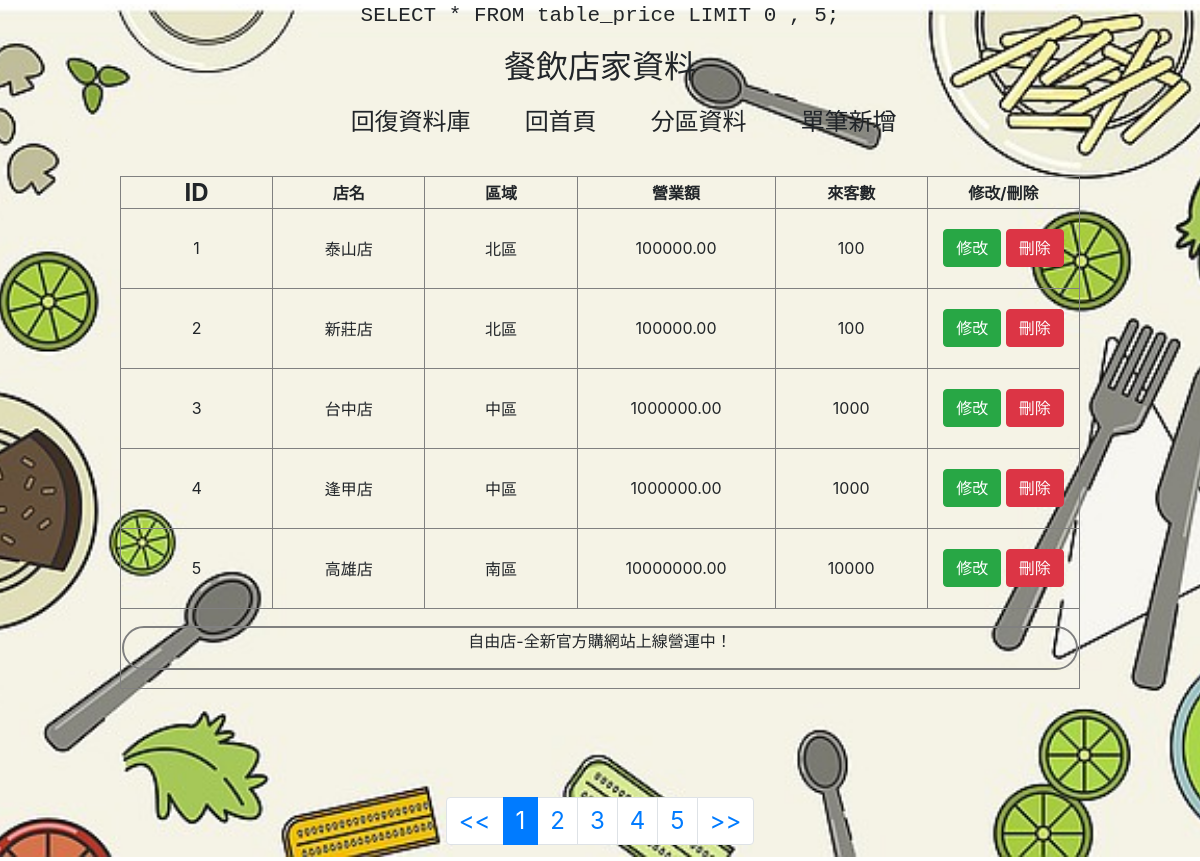
Page /pdo_db_price/index.php on the committed database.
### tables this page shows
CREATE TABLE `table_price` (
  `id` int(10) NOT NULL,
  `name` varchar(50) NOT NULL,
  `location` enum('北區','中區','南區') NOT NULL,
  `price` decimal(15,2) NOT NULL,
  `pepole` int(10) NOT NULL
);

### pdo_db_price/index.php (the view, shortened to what this page needs)
<?php
    include '../common/commonFun.php';
    include './db2.php';
    $input = $_GET;
    $pagePer = 5;
    $pageNow = 1;
    $basename = basename($_SERVER['PHP_SELF']);
    $urlVal = http_build_query($input);
    $pageString = "./$basename?$urlVal";
    $pageStart = ($pageNow - 1) * $pagePer;
    $sqlLimit = " LIMIT $pageStart , $pagePer;";
    if(empty($_GET['orderby'])){
        $orderbyChange = "asc";
    }
    $sql = "SELECT * FROM table_price";
    $sql = $sql . $sqlLimit;
    $sqlCount =  "SELECT Count(*) AS page_count FROM table_price";
    $getDataCount = $conn->prepare($sqlCount);
    $getDataCount->execute();
    $dataCount = $getDataCount->fetch(PDO::FETCH_ASSOC);
    $pageCount = $dataCount['page_count'];
    $pageCount = ceil($pageCount / $pagePer);
    dd($sql);
    $getData = $conn->prepare($sql);
    $getData->execute();
    $data = $getData->fetchAll(PDO::FETCH_ASSOC);
    if(!empty($urlVal)){
        $pageStringFirst = $pageString."&page=1";
        $pageStringEnd = $pageString."&page=$pageCount";
    }else{
        $pageStringFirst = $pageString."page=1";
        $pageStringEnd = $pageString."page=$pageCount";
    }
?>
<?php
        $strArr = [
            "自由店-全新官方購網站上線營運中！",
            "雙十連假 正常營業！",
            " 7/6-7/7官方網站系統維修通知！",
        ];
    ?>
<!DOCTYPE html>
<html lang="en">
<head>
    <link rel="stylesheet" href="https://maxcdn.bootstrapcdn.com/bootstrap/4.5.2/css/bootstrap.min.css">
</head>
<body>
    <div class="center">
        <h2>餐飲店家資料</h2>
    </div>
    <div class="center">
        <a href="./recover.php">回復資料庫</a>
        <a href="./index.php">回首頁</a>
        <a href="./sort.php">分區資料</a>
        <a href="./create.php">單筆新增</a>
    </div>
    <br>
    <table class="center" border="1px" width="80%">
        <tr>
            <th><a href="./index.php?orderby=<?= $orderbyChange?>">ID</a></th>
            <th>店名</th>
            <th>區域</th>
            <th>營業額</th>
            <th>來客數</th>
            <th>修改/刪除</th>
        </tr>
        <?php foreach ($data as $key => $value) :?>
        <tr>
            <td><?= $value['id'];?></td>
            <td><?= $value['name'];?></td>
            <td><?= $value['location'];?></td>
            <td><?= $value['price'];?></td>
            <td><?= $value['pepole'];?></td>
            <td>
                <a href="./edit.php?id=<?= $value['id'];?>" class="btn btn-success" role="button">修改</a>
                <a href="./del.php?id=<?= $value['id'];?>" class="btn btn-danger" role="button">刪除</a>
            </td>
        </tr>
        <?php endforeach;?>
        <tr>
            <td colspan="7">
                <div id="example1">
                    <p>
                        <?= $strArr[0]?>
                    </p>
                </div>
            </td>
        </tr>
    </table>
    <br><br><br>
    <div class="container">
        <ul class="pagination justify-content-center">
            <li class="page-item"><a class="page-link" href="<?= $pageStringFirst;?>">&lt;&lt;</a></li>
            <?php
                $iStart = $pageNow - 2;
                if($iStart < 2){
                    $iStart = 1;
                }
                $iEnd = $iStart + 4;
            ?>
            <?php for ($i=$iStart; $i <= $iEnd ; $i++) :?>
            <?php if($i == $pageNow):?>
                <li class="page-item active"><a class="page-link" href="./index.php?<?= "page=$i";?>"><?= $i?></a></li>
            <?php else:?>
                <li class="page-item"><a class="page-link" href="./index.php?<?= "page=$i";?>"><?= $i?></a></li>
            <?php endif;?>
            <?php endfor;?>
            <li class="page-item"><a class="page-link" href="<?= $pageStringEnd;?>">&gt;&gt;</a></li>
        </ul>
    </div>
</body>
</html>

### common/commonFun.php
<?php
function dd($variable)
{
    echo '<pre>';
    print_r($variable);
    echo '</pre>';
}

### pdo_db_price/index.php (style rules this page uses)
body { text-align: center; font-size: 24px; background: no-repeat center/130% url("../01.jpg"); }
td { height: 80px; width: 80px; text-align: center; }
.center { margin: auto; text-align: center; }
#example1 { border: 2px solid grey; border-radius: 25px; }
a { text-decoration: none; color: inherit; font-size: 24px; }
h2 { font-family: Verdana; }

### rows in the picture
table_price: id "1", name "泰山店", location "北區", price "100000.00", pepole "100"
table_price: id "2", name "新莊店", location "北區", price "100000.00", pepole "100"
table_price: id "3", name "台中店", location "中區", price "1000000.00", pepole "1000"
table_price: id "4", name "逢甲店", location "中區", price "1000000.00", pepole "1000"
table_price: id "5", name "高雄店", location "南區", price "10000000.00", pepole "10000"

### other values in the picture
$strArr[0] "自由店-全新官方購網站上線營運中！"
